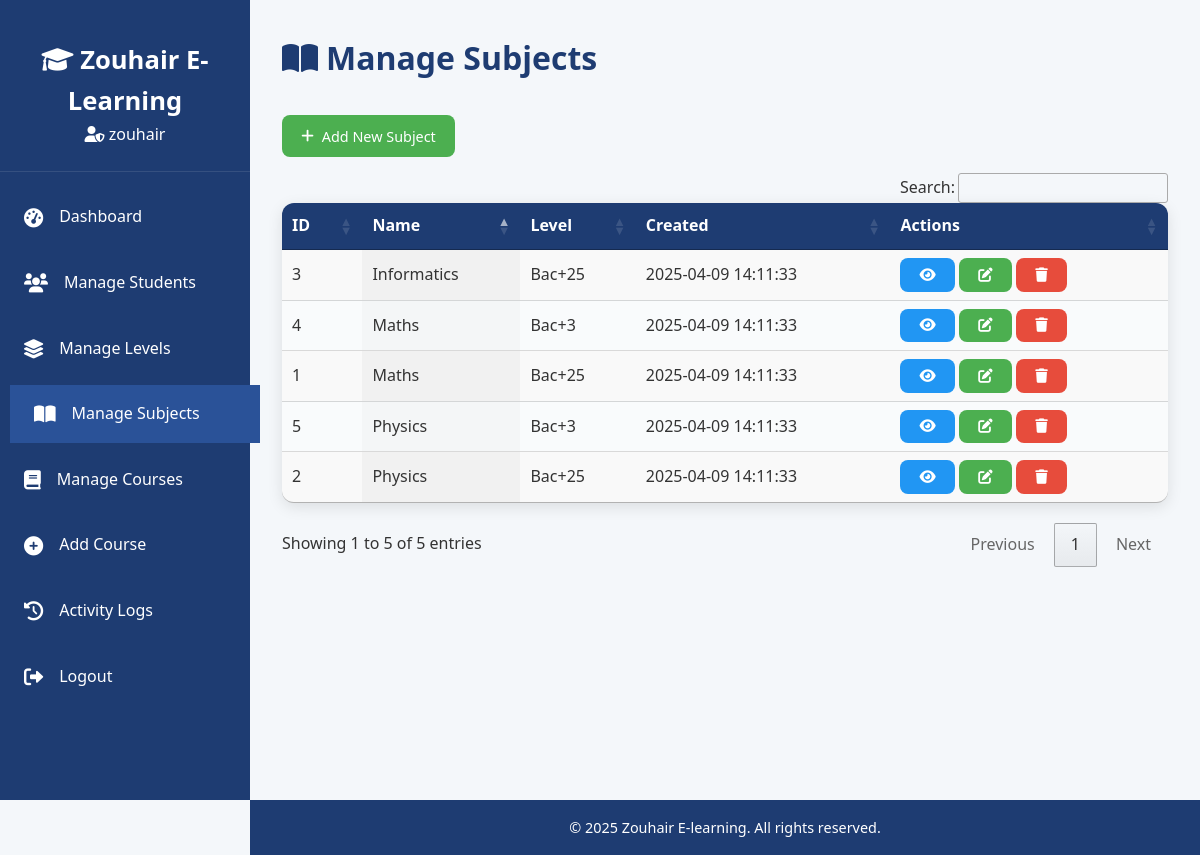
Page /admin/manage_subjects.php (signed in) on the committed database.
### tables this page shows
CREATE TABLE `subjects` (
  `id` int(11) NOT NULL,
  `name` varchar(50) NOT NULL,
  `level_id` int(11) NOT NULL,
  `created_at` datetime DEFAULT current_timestamp()
);

CREATE TABLE `levels` (
  `id` int(11) NOT NULL,
  `name` varchar(50) NOT NULL,
  `description` text DEFAULT NULL,
  `created_at` datetime DEFAULT current_timestamp()
);

### admin/manage_subjects.php (the view, shortened to what this page needs)
<?php
require_once '../includes/db_connect.php';
$subjects = $db->query("SELECT s.*, l.name AS level_name FROM subjects s JOIN levels l ON s.level_id = l.id ORDER BY s.name ASC");
?>
<!DOCTYPE html>
<html lang="en">
<head>
    <link rel="stylesheet" href="../assets/css/admin.css">
    <link rel="stylesheet" href="https://cdn.datatables.net/1.11.5/css/jquery.dataTables.min.css">
    <link rel="stylesheet" href="https://cdnjs.cloudflare.com/ajax/libs/font-awesome/6.0.0-beta3/css/all.min.css">
</head>
<body>
    <?php include '../includes/header.php'; ?>
    <main class="dashboard">
        <h1><i class="fas fa-book-open"></i> Manage Subjects</h1>
        <a href="add_subject.php" class="btn-action add"><i class="fas fa-plus"></i> Add New Subject</a>
        <table id="subjectsTable" class="display">
            <thead>
                <tr>
                    <th>ID</th>
                    <th>Name</th>
                    <th>Level</th>
                    <th>Created</th>
                    <th>Actions</th>
                </tr>
            </thead>
            <tbody>
                <?php while ($subject = $subjects->fetch_assoc()): ?>
                    <tr>
                        <td><?php echo $subject['id']; ?></td>
                        <td><?php echo htmlspecialchars($subject['name']); ?></td>
                        <td><?php echo htmlspecialchars($subject['level_name']); ?></td>
                        <td><?php echo $subject['created_at']; ?></td>
                        <td>
                            <a href="view_subject.php?id=<?php echo $subject['id']; ?>" class="btn-action view" title="View"><i class="fas fa-eye"></i></a>
                            <a href="edit_subject.php?id=<?php echo $subject['id']; ?>" class="btn-action edit" title="Edit"><i class="fas fa-edit"></i></a>
                            <a href="delete_subject.php?id=<?php echo $subject['id']; ?>" class="btn-action delete" onclick="return confirm('Are you sure?');" title="Delete"><i class="fas fa-trash"></i></a>
                        </td>
                    </tr>
                <?php endwhile; ?>
            </tbody>
        </table>
    </main>
    <?php include '../includes/footer.php'; ?>
</body>
</html>

### includes/header.php (shortened to what this page needs)
<?php
require_once '../includes/db_connect.php';
$admin_id = $_SESSION['admin_id'];
$admin = $db->query("SELECT username FROM admins WHERE id = $admin_id")->fetch_assoc();
$admin_name = $admin ? htmlspecialchars($admin['username']) : 'Admin';
?>
<!DOCTYPE html>
<html lang="en">
<head>
    <link rel="stylesheet" href="../assets/css/admin.css">
    <link rel="stylesheet" href="https://cdn.datatables.net/1.11.5/css/jquery.dataTables.min.css">
    <link rel="stylesheet" href="https://cdnjs.cloudflare.com/ajax/libs/font-awesome/6.0.0-beta3/css/all.min.css">
</head>
<body>
    <aside class="sidebar">
        <div class="sidebar-header">
            <h2><i class="fas fa-graduation-cap"></i> Zouhair E-Learning</h2>
            <p class="admin-name"><i class="fas fa-user-shield"></i> <?php echo $admin_name; ?></p>
        </div>
        <nav class="sidebar-nav">
            <ul>
                <li><a href="../admin/dashboard.php" <?php echo basename($_SERVER['PHP_SELF']) == 'dashboard.php' ? 'class="active"' : ''; ?>><i class="fas fa-tachometer-alt"></i> <span>Dashboard</span></a></li>
                <li><a href="../admin/manage_students.php" <?php echo basename($_SERVER['PHP_SELF']) == 'manage_students.php' ? 'class="active"' : ''; ?>><i class="fas fa-users"></i> <span>Manage Students</span></a></li>
                <li><a href="../admin/manage_levels.php" <?php echo basename($_SERVER['PHP_SELF']) == 'manage_levels.php' ? 'class="active"' : ''; ?>><i class="fas fa-layer-group"></i> <span>Manage Levels</span></a></li>
                <li><a href="../admin/manage_subjects.php" <?php echo basename($_SERVER['PHP_SELF']) == 'manage_subjects.php' ? 'class="active"' : ''; ?>><i class="fas fa-book-open"></i> <span>Manage Subjects</span></a></li>
                <li><a href="../admin/manage_courses.php" <?php echo basename($_SERVER['PHP_SELF']) == 'manage_courses.php' ? 'class="active"' : ''; ?>><i class="fas fa-book"></i> <span>Manage Courses</span></a></li>
                <li><a href="../admin/add_course.php" <?php echo basename($_SERVER['PHP_SELF']) == 'add_course.php' ? 'class="active"' : ''; ?>><i class="fas fa-plus-circle"></i> <span>Add Course</span></a></li>
                <li><a href="../admin/activity_logs.php" <?php echo basename($_SERVER['PHP_SELF']) == 'activity_logs.php' ? 'class="active"' : ''; ?>><i class="fas fa-history"></i> <span>Activity Logs</span></a></li>
                <li><a href="../admin/logout.php"><i class="fas fa-sign-out-alt"></i> <span>Logout</span></a></li>
            </ul>
        </nav>
    </aside>
    <div class="main-content">

### assets/css/admin.css (style rules this page uses)
* { margin: 0; padding: 0; box-sizing: border-box; font-family: 'Segoe UI', Tahoma, Geneva, Verdana, sans-serif; }
body { background: #f4f7fa; color: #333; line-height: 1.6; overflow-x: hidden; }
.sidebar { position: fixed; top: 0; left: 0; width: 250px; height: 100vh; background: #1e3c72; color: #fff; padding: 1rem 0; transition: transform 0.3s ease; z-index: 1000; }
.sidebar-header { padding: 1.5rem; text-align: center; border-bottom: 1px solid rgba(255, 255, 255, 0.1); }
.sidebar-header h2 { font-size: 1.6rem; font-weight: 600; }
.sidebar-nav ul { list-style: none; margin-top: 1rem; }
.sidebar-nav li { margin: 0.5rem 0; }
.sidebar-nav a { display: flex; align-items: center; padding: 1rem 1.5rem; color: #fff; text-decoration: none; transition: all 0.3s ease; }
.sidebar-nav a:hover, .sidebar-nav a.active { background: #2a5298; transform: translateX(10px); }
.sidebar-nav i { margin-right: 1rem; font-size: 1.2rem; }
.main-content { margin-left: 250px; padding: 2rem; min-height: 100vh; background: #f4f7fa; transition: margin-left 0.3s ease; }
.dashboard h1 { font-size: 2rem; margin-bottom: 2rem; color: #1e3c72; display: flex; align-items: center; gap: 0.5rem; }
.display { width: 100%; border-collapse: collapse; background: #fff; border-radius: 12px; overflow: hidden; box-shadow: 0 4px 15px rgba(0, 0, 0, 0.1); }
.display thead { background: #1e3c72; color: #fff; }
.display th, .display td { padding: 1rem; text-align: left; }
.display tbody tr:nth-child(even) { background: #f9fbfc; }
.display.dataTable { margin-bottom: 1rem; }
.btn-action { display: inline-flex; align-items: center; gap: 0.5rem; padding: 0.6rem 1.2rem; border-radius: 8px; text-decoration: none; font-size: 0.9rem; transition: all 0.3s ease; cursor: pointer; }
.btn-action.view { background: #2196f3; color: #fff; }
.btn-action.edit { background: #4caf50; color: #fff; }
.btn-action.delete { background: #e74c3c; color: #fff; }
.btn-action.add { background: #4caf50; color: #fff; margin-bottom: 1rem; }
.sidebar-nav a::before { content: ""; position: absolute; left: 0; top: 0; height: 100%; width: 0; background: rgba(255, 255, 255, 0.1); transition: width 0.3s ease; }
.btn-action i { transition: transform 0.3s ease; }

### rows in the picture
subjects: id "3", name "Informatics", level.name "Bac+25", created_at "2025-04-09 14:11:33"
subjects: id "4", name "Maths", level.name "Bac+3", created_at "2025-04-09 14:11:33"
subjects: id "1", name "Maths", level.name "Bac+25", created_at "2025-04-09 14:11:33"
subjects: id "5", name "Physics", level.name "Bac+3", created_at "2025-04-09 14:11:33"
subjects: id "2", name "Physics", level.name "Bac+25", created_at "2025-04-09 14:11:33"

### other values in the picture
$admin_name "zouhair"
